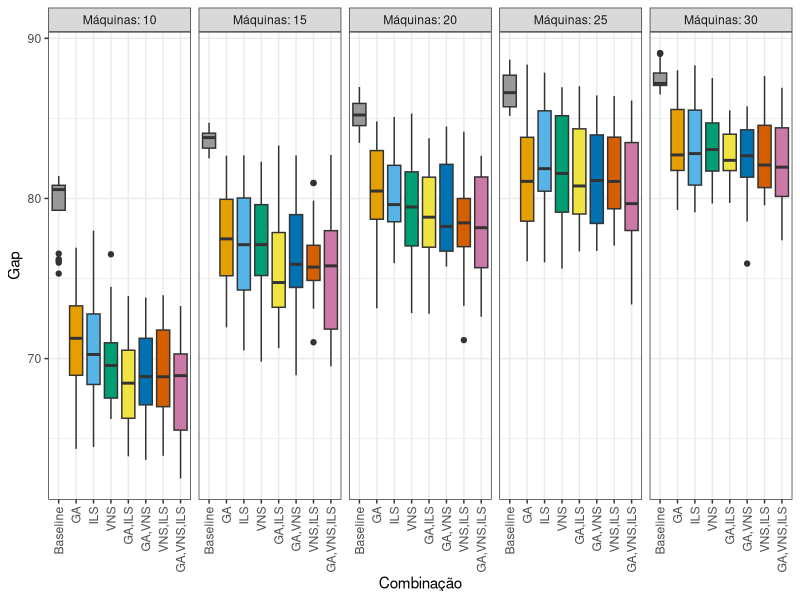
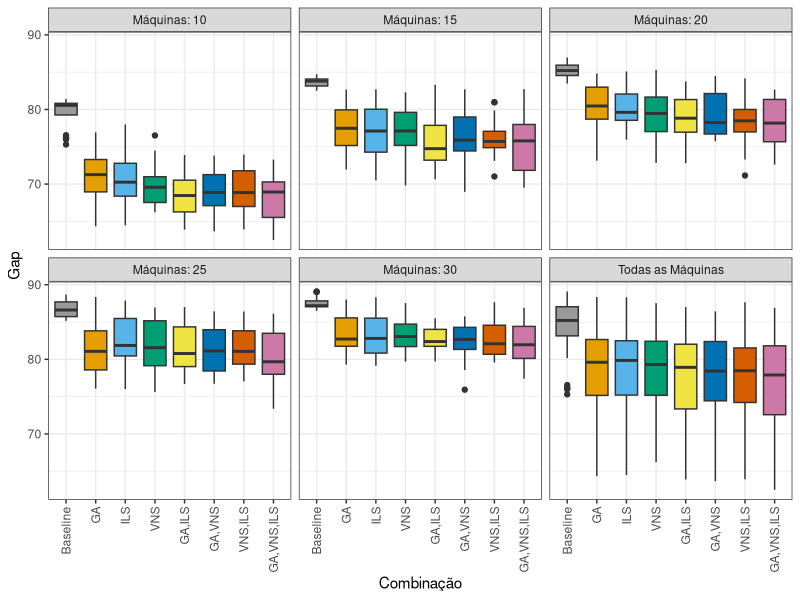
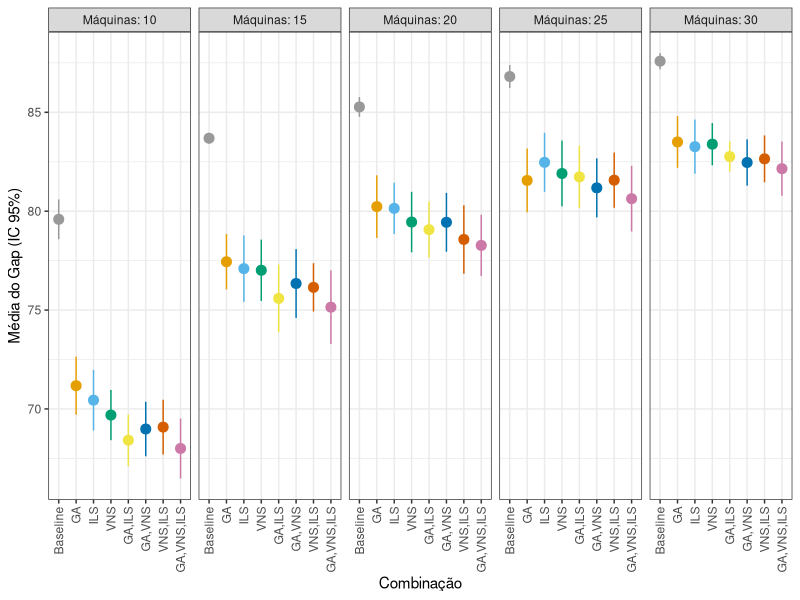

Generate these figures, in order, with R:
library(ggplot2)
library(dplyr)

# ==============================================================================
# 1. CARREGAMENTO E PREPARAÇÃO DOS DADOS BASE
# ==============================================================================
df <- read.table("report-unified_sbpo.dat", header = TRUE, sep = "\t", stringsAsFactors = FALSE)

# Substituir a nomenclatura da estratégia aleatória
df <- df %>%
  mutate(PARAMETERS = ifelse(PARAMETERS == "Random_Uniform(0,1)", "Baseline", PARAMETERS))

# Definir a ordem dos tratamentos no eixo horizontal
ordem_parametros <- c(
  "Baseline",
  "GA",
  "ILS",
  "VNS",
  "GA,ILS",
  "GA,VNS",
  "VNS,ILS",
  "GA,VNS,ILS"
)

df$PARAMETERS <- factor(df$PARAMETERS, levels = ordem_parametros)

# Ordenar explicitamente o grupo de máquinas
df$MACHINES <- factor(df$MACHINES, levels = c(10, 15, 20, 25, 30))

# Criar rótulos descritivos para os painéis individuais
df$LABEL_MAQUINAS <- factor(
  paste("Máquinas:", df$MACHINES),
  levels = paste("Máquinas:", c(10, 15, 20, 25, 30))
)

# Definir paleta de cores fixa (padrão Okabe-Ito)
paleta_cores <- c(
  "Baseline"   = "#999999",
  "GA"         = "#E69F00",
  "ILS"        = "#56B4E9",
  "VNS"        = "#009E73",
  "GA,ILS"     = "#F0E442",
  "GA,VNS"     = "#0072B2",
  "VNS,ILS"    = "#D55E00",
  "GA,VNS,ILS" = "#CC79A7"
)

# ==============================================================================
# 2. GERAÇÃO DOS BOXPLOTS
# ==============================================================================

# --- Configuração (i): Boxplot em Grid 1x5 (Apenas subgrupos) ---
p_grid_1x5 <- ggplot(df, aes(x = PARAMETERS, y = GAP, fill = PARAMETERS)) +
  geom_boxplot() +
  scale_fill_manual(values = paleta_cores) +
  facet_wrap(~ LABEL_MAQUINAS, nrow = 1, ncol = 5) +
  theme_bw() +
  theme(
    legend.position = "none",
    axis.text.x = element_text(angle = 90, vjust = 0.5, hjust = 1)
  ) +
  labs(x = "Combinação", y = "Gap")

ggsave(filename = "boxplot_gap_grid_1x5.png", plot = p_grid_1x5, width = 16, height = 5, dpi = 300)

# --- Configuração (ii): Boxplot em Grid 2x3 (Incluindo o painel geral) ---
# Criar cópia dos dados agregando todas as observações em um único rótulo
df_geral <- df %>% mutate(LABEL_MAQUINAS = "Todas as Máquinas")

# Unificar a base original com a base agregada
df_2x3 <- bind_rows(df, df_geral)

# Definir a ordem dos painéis garantindo o geral na sexta posição
df_2x3$LABEL_MAQUINAS <- factor(
  df_2x3$LABEL_MAQUINAS,
  levels = c(paste("Máquinas:", c(10, 15, 20, 25, 30)), "Todas as Máquinas")
)

p_grid_2x3 <- ggplot(df_2x3, aes(x = PARAMETERS, y = GAP, fill = PARAMETERS)) +
  geom_boxplot() +
  scale_fill_manual(values = paleta_cores) +
  facet_wrap(~ LABEL_MAQUINAS, nrow = 2, ncol = 3) +
  theme_bw() +
  theme(
    legend.position = "none",
    axis.text.x = element_text(angle = 90, vjust = 0.5, hjust = 1)
  ) +
  labs(x = "Combinação", y = "Gap")

ggsave(filename = "boxplot_gap_grid_2x3.png", plot = p_grid_2x3, width = 12, height = 8, dpi = 300)

# ==============================================================================
# 3. GERAÇÃO DOS INTERVALOS DE CONFIANÇA (95%)
# ==============================================================================

# Calcular a média, erro padrão e os limites do IC de 95%
df_resumo <- df %>%
  group_by(MACHINES, PARAMETERS) %>%
  summarise(
    n = n(),
    media = mean(GAP, na.rm = TRUE),
    desvio = sd(GAP, na.rm = TRUE),
    .groups = "drop"
  ) %>%
  mutate(
    erro_padrao = desvio / sqrt(n),
    t_critico = qt(0.975, df = n - 1),
    limite_inferior = media - (t_critico * erro_padrao),
    limite_superior = media + (t_critico * erro_padrao),
    LABEL_MAQUINAS = factor(
      paste("Máquinas:", MACHINES),
      levels = paste("Máquinas:", c(10, 15, 20, 25, 30))
    )
  )

# Gerar o plot de intervalos de confiança em grid 1x5
p_ic_1x5 <- ggplot(df_resumo, aes(x = PARAMETERS, y = media, color = PARAMETERS)) +
  geom_pointrange(aes(ymin = limite_inferior, ymax = limite_superior), size = 0.6) +
  scale_color_manual(values = paleta_cores) +
  facet_wrap(~ LABEL_MAQUINAS, nrow = 1, ncol = 5) +
  theme_bw() +
  theme(
    legend.position = "none",
    axis.text.x = element_text(angle = 90, vjust = 0.5, hjust = 1)
  ) +
  labs(
    x = "Combinação",
    y = "Média do Gap (IC 95%)"
  )

ggsave(filename = "ic_media_gap_grid_1x5.png", plot = p_ic_1x5, width = 16, height = 5, dpi = 300)

# ==============================================================================
# 4. ANÁLISE DE DIFERENÇA ESTATÍSTICA
# ==============================================================================

grupos_maquinas <- c(10, 15, 20, 25, 30)

for (m in grupos_maquinas) {
  # Filtrar e preparar os dados mantendo a ordenação correta para o pareamento
  df_grupo <- df %>% 
    filter(MACHINES == m) %>%
    group_by(PARAMETERS) %>%
    mutate(block_id = row_number()) %>%
    ungroup() %>%
    arrange(PARAMETERS, block_id)
  
  cat("\n==============================================================================\n")
  cat("ANÁLISE ESTATÍSTICA - MÁQUINAS:", m, "\n")
  cat("==============================================================================\n")
  
  # Teste de Friedman
  res_friedman <- friedman.test(GAP ~ PARAMETERS | block_id, data = df_grupo)
  cat("Teste de Friedman: p-valor =", sprintf("%g", res_friedman$p.value), "\n")
  
  if (res_friedman$p.value < 0.05) {
    cat("Diferença global detectada. Executando Wilcoxon signed rank test com Bonferroni...\n")
    
    # Pairwise Wilcoxon signed rank test
    res_wilcox <- pairwise.wilcox.test(
      x = df_grupo$GAP, 
      g = df_grupo$PARAMETERS, 
      p.adjust.method = "bonferroni", 
      paired = TRUE, 
      exact = FALSE
    )
    
    cat("\nPares com diferença estatisticamente significativa (p-ajustado < 0.05):\n")
    p_mat <- res_wilcox$p.value
    encontrou_diferenca <- FALSE
    
    for (r in 1:nrow(p_mat)) {
      for (c in 1:ncol(p_mat)) {
        if (!is.na(p_mat[r, c]) && p_mat[r, c] < 0.05) {
          cat(sprintf("  %-10s vs %-10s | p-ajustado = %g\n", 
                      rownames(p_mat)[r], colnames(p_mat)[c], p_mat[r, c]))
          encontrou_diferenca <- TRUE
        }
      }
    }
    
    if (!encontrou_diferenca) {
      cat("  Nenhum par apresentou diferença significativa após o ajuste de Bonferroni.\n")
    }
  } else {
    cat("Nenhuma diferença global detectada pelo teste de Friedman.\n")
  }
}
